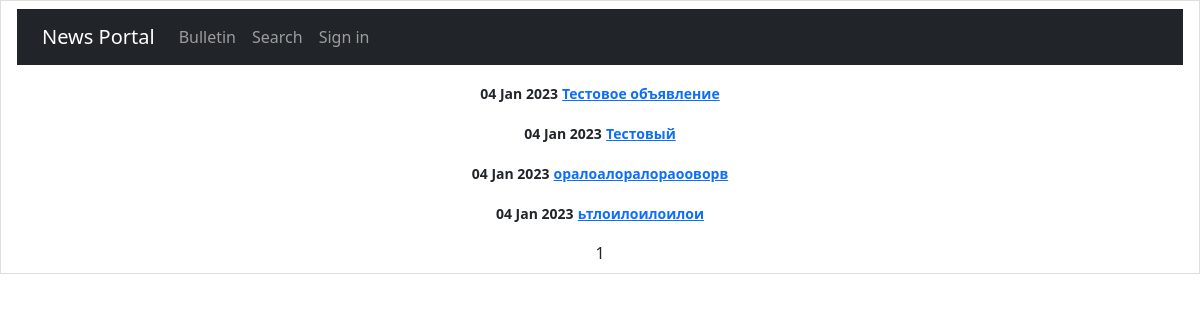
Before: /bulletin/ with the older database file.
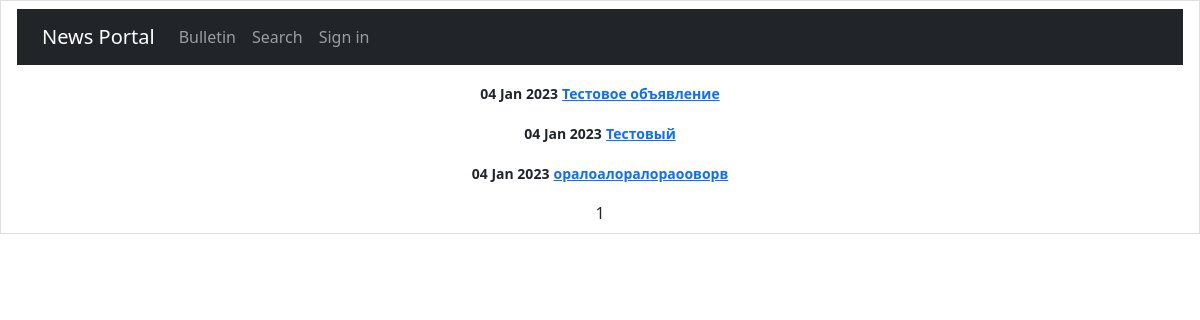
After: the same page with the newer database file.
### bulletin/models.py (models this page shows, shortened)
class Post(models.Model):
    class Meta:
        verbose_name = u"Объявление"
        verbose_name_plural = u"Объявления"
    author = models.ForeignKey(User, on_delete=models.CASCADE, verbose_name='Автор')
    dateCreation = models.DateTimeField(auto_now_add=True, verbose_name='Дата')
    category = models.ForeignKey(
        to='PostCategory',
        on_delete=models.CASCADE,
        related_name='post',
        verbose_name='Категория'  # все продукты в категории будут доступны через поле news
    )
    title = models.CharField(max_length=128, verbose_name='Заголовок')
    text = RichTextUploadingField()
    like = models.ManyToManyField(User, related_name='rating')

### bulletin/views.py (the view)
# urls.py: path('', cache_page(5)(PostList.as_view()), name='post_list'),
class PostList(ListView):
    model = Post
    ordering = 'title'
    template_name = 'post.html'
    context_object_name = 'post'
    paginate_by = 10

### bulletin/templatetags/custom_filters.py (called while the page is built)
@register.filter()
def censor(value):
    for word in black_words:
        value = value.replace(word[1:], '*' * (len(word) - 1))
    return value

### templates/post.html (shortened to what this page needs)
{% extends 'flatpages/default.html' %}
{% load custom_filters %}
{% block content %}
   {% if post %}
           {% for new in post|dictsortreversed:"dateCreation"%}
            <html class="list-group-item">
                    <p><small class="fw-bold">{{ new.dateCreation|date:'d M Y' }}</small>
                       <small class="fw-bold"><a href="{% url 'post_detail' new.id %}">{{ new.title|censor}}</a></small></p>
            {% endfor %}
   {% else %}
       <h2>Новостей нет, но вы держитесь!</h2>
   {% endif %}
   {{ page_obj.number }}
{% endblock content %}

Changed rows visible on the page:
removed Post: dateCreation "04 Jan 2023", title|censor "ьтлоилоилоилои"
